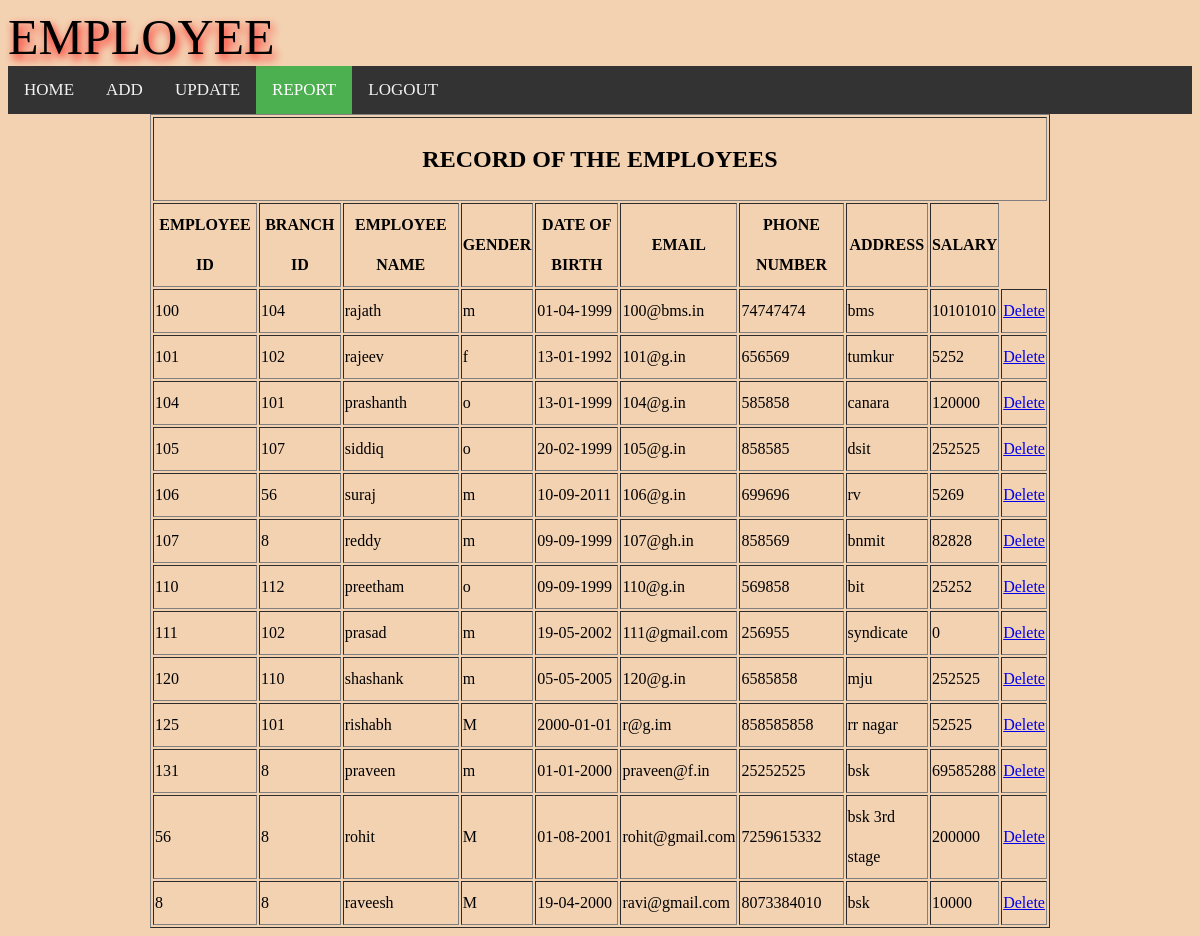
The page /REMPLOYEE.php on the database its author committed.
### tables this page shows
CREATE TABLE `employee` (
  `employeeid` varchar(10) NOT NULL,
  `branchid` int(10) NOT NULL,
  `employeename` varchar(25) NOT NULL,
  `gender` char(1) NOT NULL,
  `dob` varchar(10) NOT NULL,
  `email` varchar(20) NOT NULL,
  `phoneno` bigint(10) NOT NULL,
  `address` varchar(30) NOT NULL,
  `salary` bigint(10) NOT NULL
);

### REMPLOYEE.php (the view, shortened to what this page needs)
<?php
$servername = "localhost";
$userid = "root";
$password = "";
$dbname = "login";
$link= mysqli_connect($servername, $userid, $password, $dbname);
$sql="select * from employee";
$result=mysqli_query($link,$sql);
?>
<!DOCTYPE html>
<html>
<HEAD>
<div class="col-sm-5">
            <div ><span style="font-family:impact;text-shadow:2px 5px 10px red; font-size:50px">EMPLOYEE</span></div>
        </div>
</HEAD>
<body>
<div class="topnav">
   <a  href="services.php">HOME</a>
<a   href="employee.php">ADD</a>
  <a  href="UEMPLOYEE.php">UPDATE</a>
 <a  class="active" href="rEMPLOYEE.php">REPORT</a>
	<a href="login.php">LOGOUT</a>
</div>
<table align="center"border="1px" style="width:900px; line-height:40px;">
<tr>
<th colspan="10"><h2>RECORD OF THE EMPLOYEES</h2></th>
</tr>
<t>
<th>EMPLOYEE ID</TH>
<th>BRANCH ID</TH>
<th>EMPLOYEE NAME</TH>
<th>GENDER</TH>
<th>DATE OF BIRTH</TH>
<th>EMAIL</TH>
<th>PHONE NUMBER</TH>
<th>ADDRESS</TH>
<th>SALARY</TH>
</t>
<?php
 if(mysqli_num_rows($result) > 0){
	 while($row = mysqli_fetch_array($result))
	{
echo "<tr>";
                echo "<td>" . $row['employeeid'] . "</td>";
                echo "<td>" . $row['branchid'] . "</td>";
		 echo "<td>" . $row['employeename'] . "</td>";
		 echo "<td>" . $row['gender'] . "</td>";
		 echo "<td>" . $row['dob'] . "</td>";
                echo "<td>" . $row['email'] . "</td>";
                echo "<td>" . $row['phoneno'] . "</td>";
		echo "<td>" . $row['address'] . "</td>";
		 echo "<td>" . $row['salary'] . "</td>";
echo"<td><a href=demployee.php?employeeid=".$row['employeeid'].">Delete</a></td>";
            echo "</tr>";
        }
        echo "</table>";
}
    else{
        echo "No records matching your query were found.";
    }
?>
</body>
</html>

### REMPLOYEE.php (style rules this page uses)
body { background-color:#F3D2B2; }
.topnav { overflow: hidden; background-color: #333; }
.topnav a { float: left; color: #f2f2f2; text-align: center; padding: 14px 16px; text-decoration: none; font-size: 17px; }
.topnav a.active { background-color: #4CAF50; color: white; }

### rows shown on the page
employee: employeeid "100", branchid "104", employeename "rajath", gender "m", dob "01-04-1999", email "100@bms.in", phoneno "74747474", address "bms", salary "10101010"
employee: employeeid "101", branchid "102", employeename "rajeev", gender "f", dob "13-01-1992", email "101@g.in", phoneno "656569", address "tumkur", salary "5252"
employee: employeeid "104", branchid "101", employeename "prashanth", gender "o", dob "13-01-1999", email "104@g.in", phoneno "585858", address "canara", salary "120000"
employee: employeeid "105", branchid "107", employeename "siddiq", gender "o", dob "20-02-1999", email "105@g.in", phoneno "858585", address "dsit", salary "252525"
employee: employeeid "106", branchid "56", employeename "suraj", gender "m", dob "10-09-2011", email "106@g.in", phoneno "699696", address "rv", salary "5269"
employee: employeeid "107", branchid "8", employeename "reddy", gender "m", dob "09-09-1999", email "107@gh.in", phoneno "858569", address "bnmit", salary "82828"
employee: employeeid "110", branchid "112", employeename "preetham", gender "o", dob "09-09-1999", email "110@g.in", phoneno "569858", address "bit", salary "25252"
employee: employeeid "111", branchid "102", employeename "prasad", gender "m", dob "19-05-2002", email "111@gmail.com", phoneno "256955", address "syndicate", salary "0"
employee: employeeid "120", branchid "110", employeename "shashank", gender "m", dob "05-05-2005", email "120@g.in", phoneno "6585858", address "mju", salary "252525"
employee: employeeid "125", branchid "101", employeename "rishabh", gender "M", dob "2000-01-01", email "r@g.im", phoneno "858585858", address "rr nagar", salary "52525"
employee: employeeid "131", branchid "8", employeename "praveen", gender "m", dob "01-01-2000", email "praveen@f.in", phoneno "25252525", address "bsk", salary "69585288"
employee: employeeid "56", branchid "8", employeename "rohit", gender "M", dob "01-08-2001", email "rohit@gmail.com", phoneno "7259615332", address "bsk 3rd stage", salary "200000"
employee: employeeid "8", branchid "8", employeename "raveesh", gender "M", dob "19-04-2000", email "ravi@gmail.com", phoneno "8073384010", address "bsk", salary "10000"
